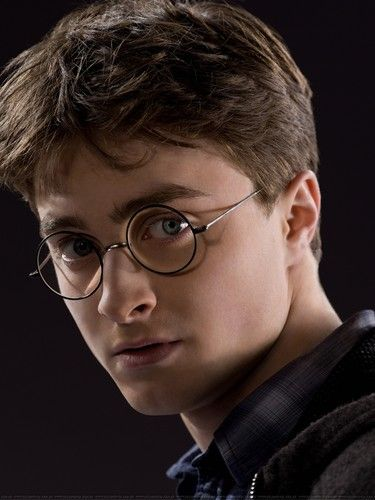
#> input picture images/7e791da660ab1d2c7b2f5c4039d4d54c.jpg, 375 x 500 px
$ python -i detectFaces.py   (imports and definitions only)
#> lines starting #> are read from the running program, lines starting #| are printed output that depends on the picture
import cv2
import os
import pandas as pd
from retinaface.RetinaFace import detect_faces
import re

class FaceDetection:
    def __init__(self):
        pass

    def atoi(self, text):
        return int(text) if text.isdigit() else text

    def natural_keys(self, text):
        return [self.atoi(c) for c in re.split(r'(\d+)', text)]

    def extractFaces(self, list_of_images):
        saveFacesHere = "Faces/"
        savePaddedFaces = "PaddedFaces/"
        if not os.path.exists(saveFacesHere):
            os.makedirs(saveFacesHere)

        if not os.path.exists(savePaddedFaces):
            os.makedirs(savePaddedFaces)

        df = pd.DataFrame(
            columns=["FramesPath", "FacesPath", "PaddedFacesPath", "X1", "X2", "X3", "X4"])

        def get_faces(image_path):
            return detect_faces(image_path)

        for image_path in list_of_images:
            try:
                ry = image_path.split("\\")
                ry = ry[len(ry) - 1]
                z = str(ry).split(".")[0]
            except:
                ry = image_path.split("/")
                ry = ry[len(ry) - 1]
                z = str(ry).split(".")[0]
            try:
                resp = get_faces(image_path)
                print(f"**{image_path} : {resp}")
                img = cv2.imread(image_path)
                image_wid = img.shape[1]
                image_hgt = img.shape[0]
                i = 0
                for key, value in resp.items():
                    tmp = []
                    aa = value['facial_area']
                    FA = [aa[1], aa[2], aa[3], aa[0]]
                    distnce_between_rightleft_eye = abs(
                        value['landmarks']['right_eye'][0] - value['landmarks']['left_eye'][0])
                    if distnce_between_rightleft_eye < 25:
                        pass
                    else:
                        x1, y1, x2, y2 = aa[0], aa[1], aa[2], aa[3]
                        x = x1
                        y = y1
                        w = abs(x2 - x1)
                        h = abs(y2 - y1)
                        crop_img = img[y:y + h, x:x + w]
                        wid = crop_img.shape[1]
                        hgt = crop_img.shape[0]
                        if (x + w + 50) <= image_wid:
                            croped_hight = y + h + 50
                        else:
                            croped_hight = y + h
                        if (y + h + 50) <= image_hgt:
                            croped_width = x + w + 50
                        else:
                            croped_width = x + w
                        crop_img_clip = img[y - 30:croped_hight, x - 30:croped_width]
                        if abs(wid - hgt) < 15:
                            pass
                        else:
                            cv2.imwrite(saveFacesHere + str(z) + "_" + str(i) + '.png', crop_img)
                            try:
                                cv2.imwrite(savePaddedFaces + str(z) + "_" + str(i) + '.png', crop_img_clip)
                            except:
                                cv2.imwrite(savePaddedFaces + str(z) + "_" + str(i) + '.png', crop_img)
                            tmp.append(image_path)
                            tmp.append(saveFacesHere + str(z) + "_" + str(i) + '.png')
                            tmp.append(savePaddedFaces + str(z) + "_" + str(i) + '.png')
                            tmp.append(FA[0])
                            tmp.append(FA[1])
                            tmp.append(FA[2])
                            tmp.append(FA[3])
                            i += 1
                    if len(tmp) != 0:
                        df_length1 = len(df)
                        df.loc[df_length1] = tmp
            except Exception as e:
                print('Error in cropping process:', e)
                pass

        return df

>>> import cv2
>>> picture = cv2.imread('images/7e791da660ab1d2c7b2f5c4039d4d54c.jpg', cv2.IMREAD_GRAYSCALE)
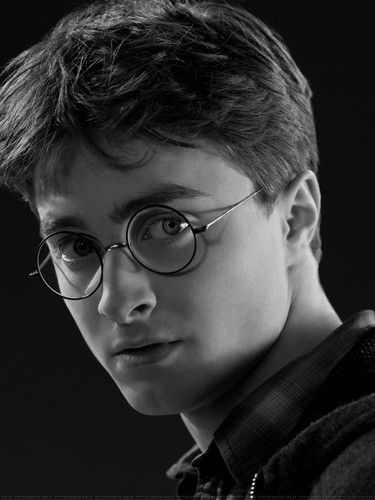
#> picture: shape (500, 375); min 0, max 255, mean 49.8
#> (the run stopped early here; a loop or call above may not have finished)

$ run again, on images/F_166.jpg
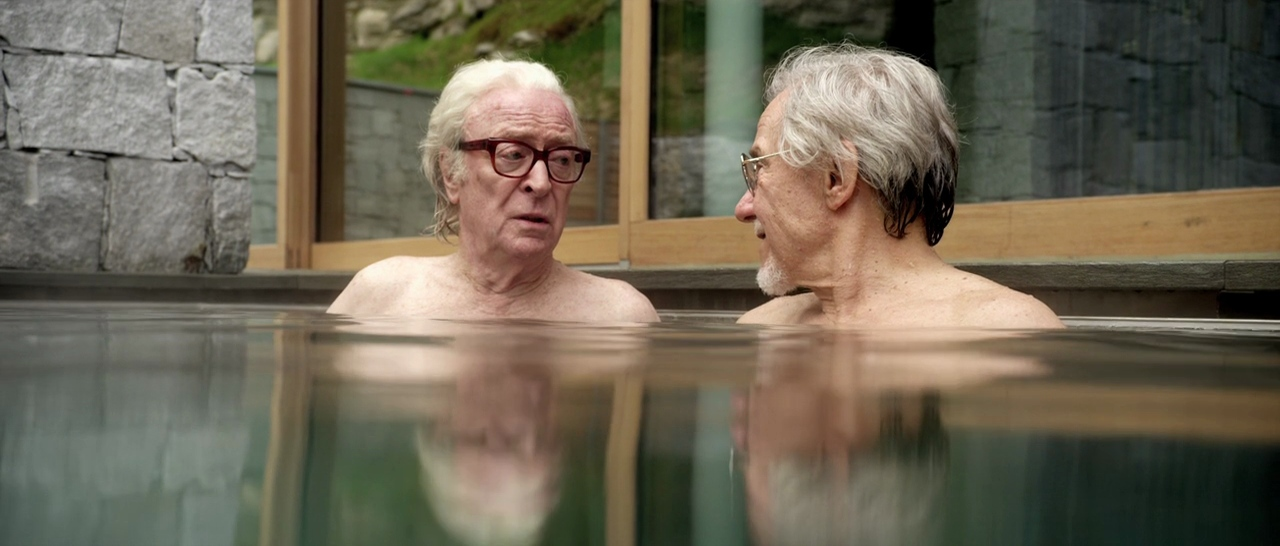
#> input picture images/F_166.jpg, 1280 x 546 px
#> `picture = cv2.imread('images/7e791da660ab1d2c7b2f5c4039d4d54c.jpg', cv..`:
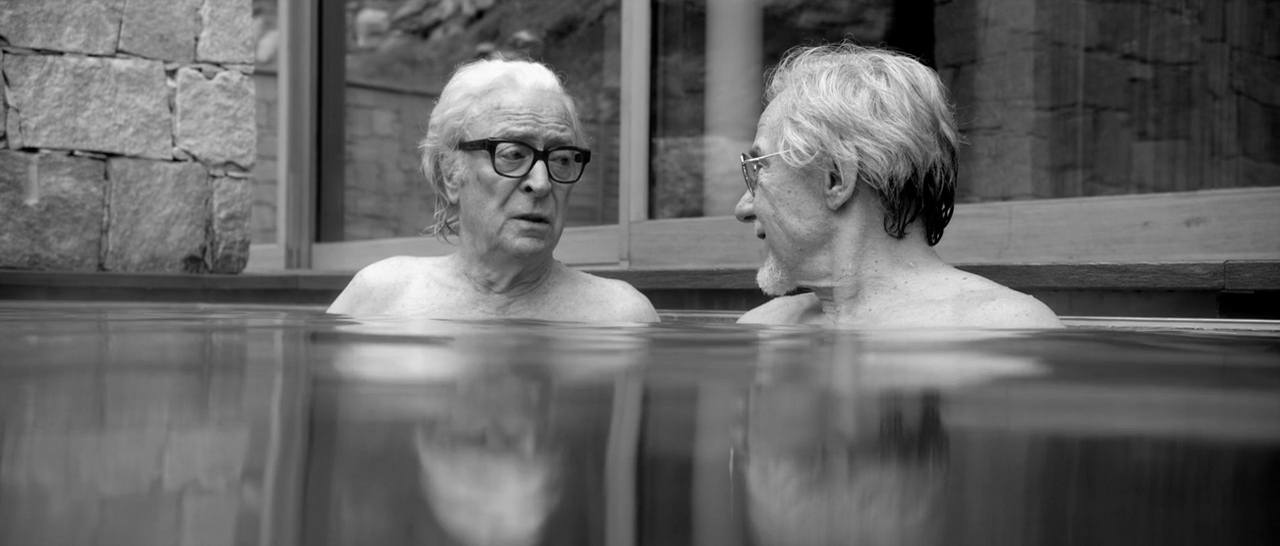
#> picture: shape (546, 1280); min 0, max 255, mean 102.2

$ run again, on images/most-beautiful-female-celebrities-2018.jpg
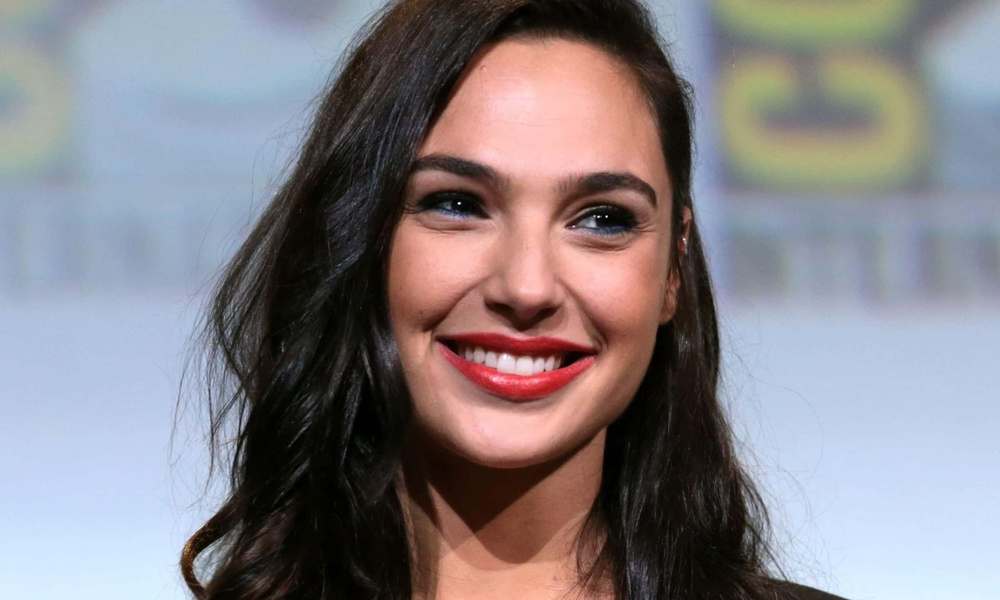
#> input picture images/most-beautiful-female-celebrities-2018.jpg, 1000 x 600 px, shrunk from 2400 x 1440 before the run
#> `picture = cv2.imread('images/7e791da660ab1d2c7b2f5c4039d4d54c.jpg', cv..`:
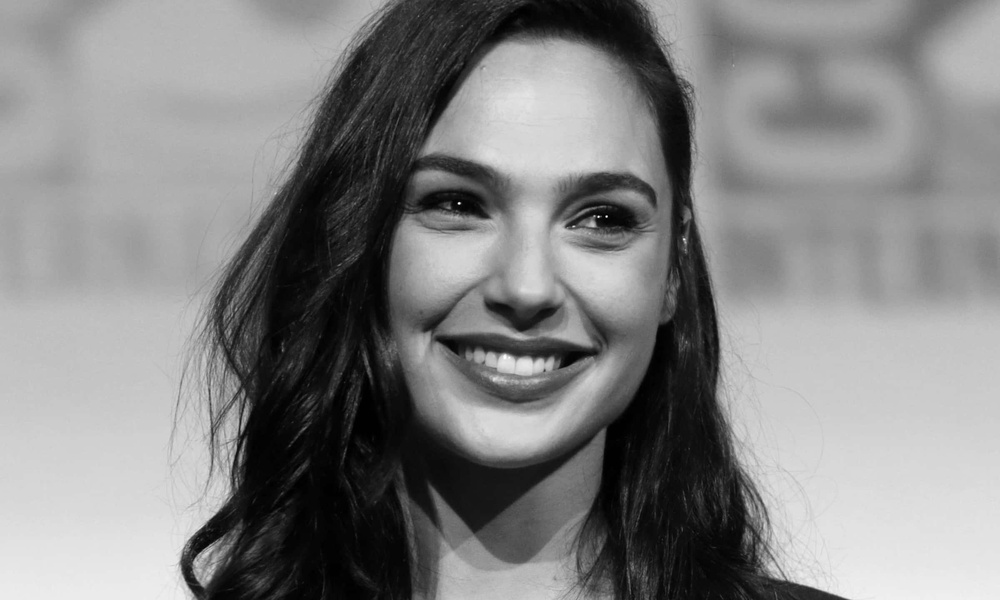
#> picture: shape (600, 1000); min 0, max 255, mean 131.6
